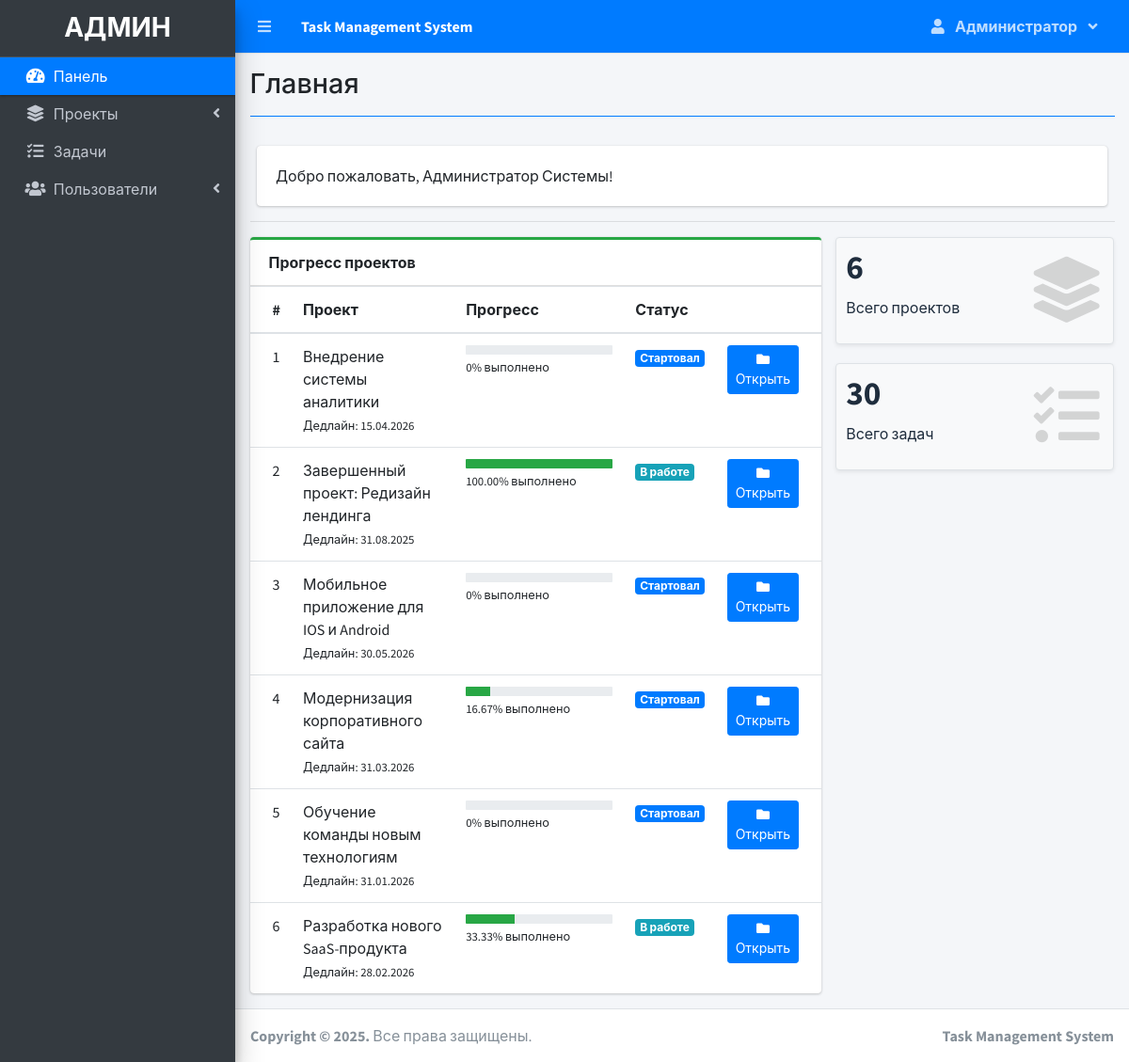
The page / (signed in) on the database its author committed.
### tables this page shows
CREATE TABLE IF NOT EXISTS `project_list` (
  `id` int(30) NOT NULL AUTO_INCREMENT,
  `name` varchar(200) NOT NULL,
  `description` text NOT NULL,
  `status` tinyint(2) NOT NULL COMMENT '0=Не начат, 1=В процессе, 2=Завершен',
  `start_date` date NOT NULL,
  `end_date` date NOT NULL,
  `manager_id` int(30) NOT NULL,
  `user_ids` text NOT NULL COMMENT 'ID сотрудников через запятую',
  `date_created` datetime NOT NULL DEFAULT current_timestamp(),
  PRIMARY KEY (`id`)
);

### home.php (the view, shortened to what this page needs)
<?php include('db_connect.php') ?>
 <div class="col-12">
          <div class="card">
            <div class="card-body">
              Добро пожаловать, <?php echo $_SESSION['login_name'] ?>!
            </div>
          </div>
  </div>
  <hr>
  <?php
     $where2 = "";
    ?>
      <div class="row">
        <div class="col-md-8">
        <div class="card card-outline card-success">
          <div class="card-header">
            <b>Прогресс проектов</b>
          </div>
          <div class="card-body p-0">
            <div class="table-responsive">
              <table class="table m-0 table-hover">
                <colgroup>
                  <col width="5%">
                  <col width="30%">
                  <col width="35%">
                  <col width="15%">
                  <col width="15%">
                </colgroup>
                <thead>
                  <th>#</th>
                  <th>Проект</th>
                  <th>Прогресс</th>
                  <th>Статус</th>
                  <th></th>
                </thead>
                <tbody>
                <?php
                $i = 1;
                $stat = array("Ожидает","Стартовал","В работе","Пауза","Просрочен","Завершен");
                $where = "";
                $qry = $conn->query("SELECT * FROM project_list $where order by name asc");
                while($row= $qry->fetch_assoc()):
                $tprog = $conn->query("SELECT * FROM task_list where project_id = {$row['id']}")->num_rows;
                $cprog = $conn->query("SELECT * FROM task_list where project_id = {$row['id']} and status = 3")->num_rows;
                $prog = $tprog > 0 ? ($cprog/$tprog) * 100 : 0;
                $prog = $prog > 0 ?  number_format($prog,2) : $prog;
                $prod = $conn->query("SELECT * FROM user_productivity where project_id = {$row['id']}")->num_rows;
                if($row['status'] == 0 && strtotime(date('Y-m-d')) >= strtotime($row['start_date'])):
                if($prod  > 0  || $cprog > 0)
                  $row['status'] = 2;
                else
                  $row['status'] = 1;
                elseif($row['status'] == 0 && strtotime(date('Y-m-d')) > strtotime($row['end_date'])):
                $row['status'] = 4;
                endif;
                  ?>
                  <tr>
                      <td>
                         <?php echo $i++ ?>
                      </td>
                      <td>
                          <a>
                              <?php echo ucwords($row['name']) ?>
                          </a>
                          <br>
                          <small>
                              Дедлайн: <?php echo date("d.m.Y",strtotime($row['end_date'])) ?>
                          </small>
                      </td>
                      <td class="project_progress">
                          <div class="progress progress-sm">
                              <div class="progress-bar bg-green" role="progressbar" aria-valuenow="57" aria-valuemin="0" aria-valuemax="100" style="width: <?php echo $prog ?>%">
                              </div>
                          </div>
                          <small>
                              <?php echo $prog ?>% выполнено
                          </small>
                      </td>
                      <td class="project-state">
                          <?php
                            if($stat[$row['status']] =='Ожидает'){
                              echo "<span class='badge badge-secondary'>{$stat[$row['status']]}</span>";
                            }elseif($stat[$row['status']] =='Стартовал'){
                              echo "<span class='badge badge-primary'>{$stat[$row['status']]}</span>";
                            }elseif($stat[$row['status']] =='В работе'){
                              echo "<span class='badge badge-info'>{$stat[$row['status']]}</span>";
                            }elseif($stat[$row['status']] =='Пауза'){
                              echo "<span class='badge badge-warning'>{$stat[$row['status']]}</span>";
                            }elseif($stat[$row['status']] =='Просрочен'){
                              echo "<span class='badge badge-danger'>{$stat[$row['status']]}</span>";
                            }elseif($stat[$row['status']] =='Завершен'){
                              echo "<span class='badge badge-success'>{$stat[$row['status']]}</span>";
                            }
                          ?>
                      </td>
                      <td>
                        <a class="btn btn-primary btn-sm" href="./index.php?page=view_project&id=<?php echo $row['id'] ?>">
                              <i class="fas fa-folder">
                              </i>
                              Открыть
                        </a>
                      </td>
                  </tr>
                <?php endwhile; ?>
                </tbody>
              </table>
            </div>
          </div>
        </div>
        </div>
        <div class="col-md-4">
          <div class="row">
          <div class="col-12 col-sm-6 col-md-12">
            <div class="small-box bg-light shadow-sm border">
              <div class="inner">
                <h3><?php echo $conn->query("SELECT * FROM project_list $where")->num_rows; ?></h3>
                <p>Всего проектов</p>
              </div>
              <div class="icon">
                <i class="fa fa-layer-group"></i>
              </div>
            </div>
          </div>
           <div class="col-12 col-sm-6 col-md-12">
            <div class="small-box bg-light shadow-sm border">
              <div class="inner">
                <h3><?php echo $conn->query("SELECT t.*,p.name as pname,p.start_date,p.status as pstatus, p.end_date,p.id as pid FROM task_list t inner join project_list p on p.id = t.project_id $where2")->num_rows; ?></h3>
                <p>Всего задач</p>
              </div>
              <div class="icon">
                <i class="fa fa-tasks"></i>
              </div>
            </div>
          </div>
      </div>
        </div>
      </div>

### rows shown on the page
project_list: name "Внедрение системы аналитики", end_date "15.04.2026", prog "0", status "Стартовал"
project_list: name "Завершенный проект: Редизайн лендинга", end_date "31.08.2025", prog "100.00", status "В работе"
project_list: name "Мобильное приложение для IOS и Android", end_date "30.05.2026", prog "0", status "Стартовал"
project_list: name "Модернизация корпоративного сайта", end_date "31.03.2026", prog "16.67", status "Стартовал"
project_list: name "Обучение команды новым технологиям", end_date "31.01.2026", prog "0", status "Стартовал"
project_list: name "Разработка нового SaaS-продукта", end_date "28.02.2026", prog "33.33", status "В работе"

### other values the page prints
$_SESSION['system']['name'] "Task Management System"
$_SESSION['login_firstname'] "Администратор"
$title "Главная"
$_SESSION['login_name'] "Администратор Системы"
$conn->query("SELECT * FROM project_list $where")->num_rows "6"
